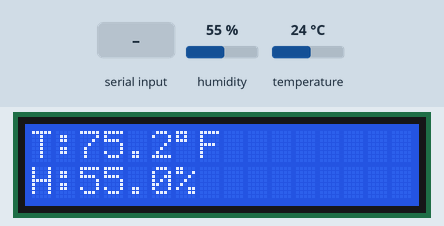
Recording of a sketch running on a simulated Arduino Uno, built with avr-gcc and run on an emulated ATmega328P. Parts: 16×2 character LCD. The test bench sets the inputs (shaded band); at power-on: humidity 55 %, temperature 24 °C. What the sketch prints to the serial monitor is not drawn.

Above: at 2.6 s.
2.7 s: "t\n" received over Serial
At 3.3 s:
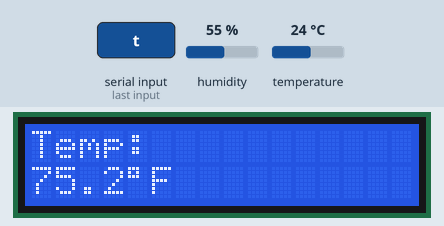
4.2 s: byte 104 ('h') received over Serial
At 5.4 s:
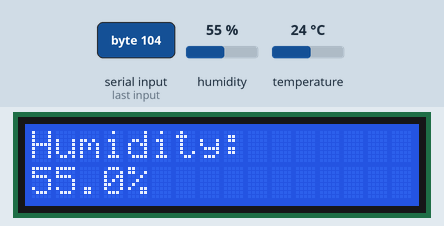
5.7 s: humidity set to 22 %
At 9.2 s:
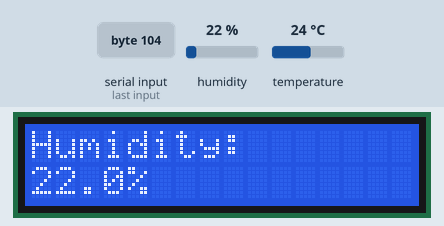
9.5 s: byte 98 ('b') received over Serial
At 10.7 s:
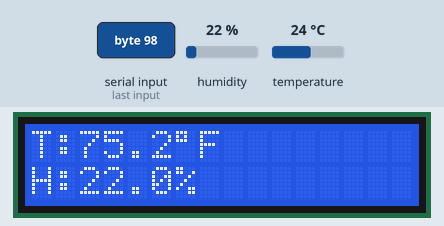
11.0 s: temperature set to 12 °C
At 12.5 s:
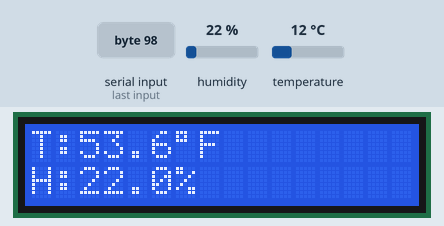
13.5 s: humidity set to 40 %
At 16.7 s:
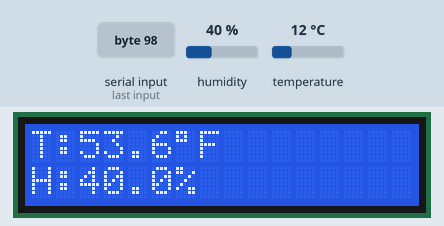
Timing chart, 0 to 18.2 s (numbered marks = the images above; inputs shaded):
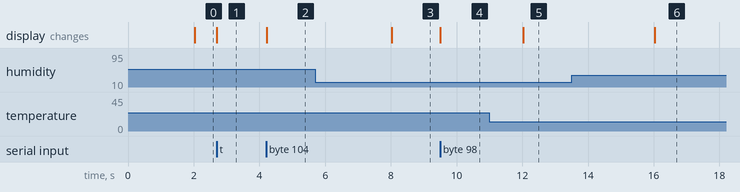

The sketch:

DHT11-3.ino
```cpp
#include <DHT.h>
#include <LiquidCrystal.h>

#define DHTPIN 2
#define DHTTYPE DHT11

LiquidCrystal lcd(7, 8, 9, 10, 11, 12);
DHT dht(DHTPIN, DHTTYPE);

char mode = 'b';
unsigned long lastDisplay = 0;
const unsigned long displayInterval = 2000;

void updateLCD(float tempF, float humidity) {
  lcd.clear();

  if (mode == 't') {
    lcd.setCursor(0, 0);
    lcd.print("Temp:");
    lcd.setCursor(0, 1);
    lcd.print(tempF, 1);
    lcd.print((char)223);
    lcd.print("F");
  }
  else if (mode == 'h') {
    lcd.setCursor(0, 0);
    lcd.print("Humidity:");
    lcd.setCursor(0, 1);
    lcd.print(humidity, 1);
    lcd.print("%");
  }
  else { // both
    lcd.setCursor(0, 0);
    lcd.print("T:");
    lcd.print(tempF, 1);
    lcd.print((char)223);
    lcd.print("F");

    lcd.setCursor(0, 1);
    lcd.print("H:");
    lcd.print(humidity, 1);
    lcd.print("%");
  }
}

void sendSerialReading(float tempF, float humidity) {
  if (mode == 't') {
    Serial.print("TEMP_F,");
    Serial.println(tempF, 1);
  }
  else if (mode == 'h') {
    Serial.print("HUMIDITY,");
    Serial.println(humidity, 1);
  }
  else {
    Serial.print("BOTH,");
    Serial.print(tempF, 1);
    Serial.print(",");
    Serial.println(humidity, 1);
  }
}

void setup() {
  Serial.begin(9600);
  lcd.begin(16, 2);
  dht.begin();

  lcd.clear();
  lcd.setCursor(0, 0);
  lcd.print("DHT11 Ready");
  lcd.setCursor(0, 1);
  lcd.print("Mode: BOTH");
}

void loop() {
  while (Serial.available() > 0) {
    char cmd = Serial.read();

    if (cmd == '\n' || cmd == '\r') {
      continue;
    }

    cmd = tolower(cmd);

    if (cmd == 't' || cmd == 'h' || cmd == 'b') {
      mode = cmd;

      float humidity = dht.readHumidity();
      float tempF = dht.readTemperature(true);

      if (isnan(humidity) || isnan(tempF)) {
        lcd.clear();
        lcd.setCursor(0, 0);
        lcd.print("Sensor Error");
        Serial.println("ERROR");
        return;
      }

      updateLCD(tempF, humidity);
      sendSerialReading(tempF, humidity);
    }
  }

  if (millis() - lastDisplay >= displayInterval) {
    lastDisplay = millis();

    float humidity = dht.readHumidity();
    float tempF = dht.readTemperature(true);

    if (isnan(humidity) || isnan(tempF)) {
      lcd.clear();
      lcd.setCursor(0, 0);
      lcd.print("Sensor Error");
      return;
    }

    updateLCD(tempF, humidity);
  }
}
```

Measured:
- after the input at 2.7 s, the display: changes at once (image 1)
- after the input at 4.2 s, the display: changes at once (image 2)
- after the input at 5.7 s, the display: changes after 2.3 s (image 3)
- after the input at 9.5 s, the display: changes at once (image 4)
- after the input at 11.0 s, the display: changes after 1.0 s (image 5)
- after the input at 13.5 s, the display: changes after 2.5 s (image 6)
